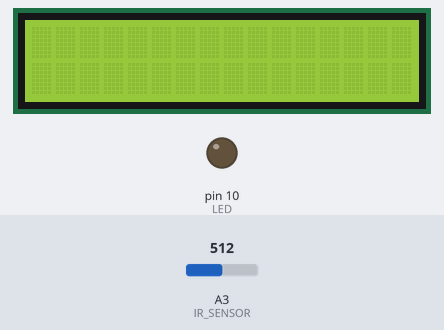
Simulated run of this sketch. Board: Arduino Uno, built with avr-gcc and run on an emulated ATmega328P. Parts: 16×2 character LCD, output pins drawn as LEDs (lit = HIGH). Inputs (shaded band) come from the test bench; at power-on: A3 (IR_SENSOR) = 512.

Above: at 1.2 s.
1.3 s: A3 (IR_SENSOR) set to 558
2.8 s: A3 (IR_SENSOR) set to 577
At 4.0 s:
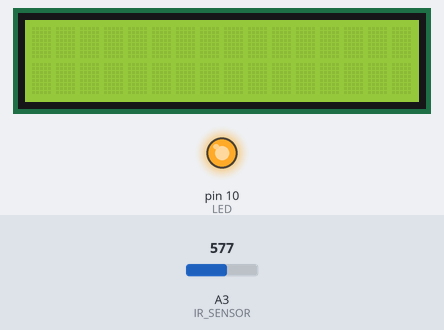
4.3 s: A3 (IR_SENSOR) set to 538
5.8 s: A3 (IR_SENSOR) set to 509
At 7.0 s:
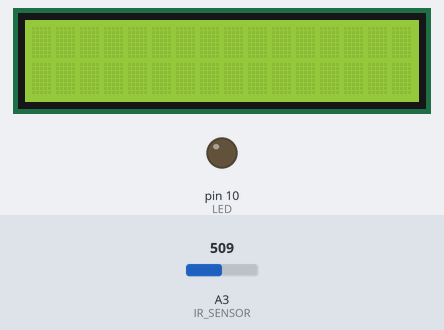
7.3 s: A3 (IR_SENSOR) set to 476
8.8 s: A3 (IR_SENSOR) set to 457
At 10.2 s:
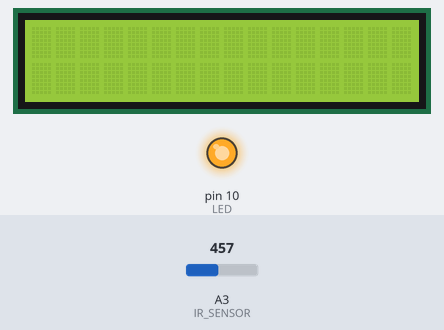
Timing chart, 0 to 11.3 s (numbered marks = the images above; inputs shaded):
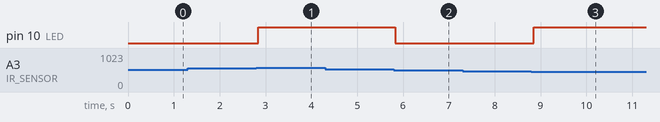

Measured:
- the behaviour switches between 566 and 567 on A3 (IR_SENSOR) (found by bisection; images 0 and 1)
- the behaviour switches between 521 and 520 on A3 (IR_SENSOR) (found by bisection; images 1 and 2)
- the behaviour switches between 465 and 464 on A3 (IR_SENSOR) (found by bisection; images 2 and 3)
- after the input at 1.3 s, every drawn part: stays the same
- after the input at 2.8 s, pin 10 (LED): LOW → HIGH at once
- after the input at 4.3 s, every drawn part: stays the same
- after the input at 5.8 s, pin 10 (LED): HIGH → LOW at once
- after the input at 7.3 s, every drawn part: stays the same
- after the input at 8.8 s, pin 10 (LED): LOW → HIGH after 0.05 s

The sketch:

IRCounterSuole3.ino
```cpp
// This scetch detects movement activity baced on IR sensor measurements


#define MAX_DISTANCE 30
#define MAX_COUNT    20
#define LED          10
#define IR_SENSOR     3
#define DELTA_CM     0.5  // 0.45 0.5 0.8
#define distMeasurementsAmmount 20

#include <LiquidCrystal.h> // lcd

LiquidCrystal lcd(8, 9, 4, 5, 6, 7);

int counter = 0;
int preCounter = 0;
int workPointCm = 0;

int pakageCounter = 0;
int availiableError = 0;
unsigned long int t_refresh_counter = 0;

bool state_LED = true;
float preIRAverageDist = 0.0;
float CurrentDist = 0.0;
int percentage = 0;
int iterator = 0;
int grade = 6;
int val_percentage = pow(2, (grade-1));


unsigned long int min_mil = 0;
unsigned long int max_mil = 0;


float IRAverageDist(int ammount = distMeasurementsAmmount) {
	float res = 0;
  for (int i = 0; i<ammount; i++) {
    delay(1);
    int k = analogRead(IR_SENSOR);
    res = res + k;
  }
  res = round(res / ammount);
	float volts = res*0.0048828125;  // value from sensor * (5/1024)
	float test_double_accuracy = 13*pow(volts, -1); // worked out from datasheet graph
	if (test_double_accuracy > MAX_DISTANCE)
	{
		test_double_accuracy = MAX_DISTANCE;
	}
  return test_double_accuracy;
}

int activityCounter(int pakageSize = 30, int persentage = 80) {

  if (millis() - t_refresh_counter > 10) {
    CurrentDist = IRAverageDist();

    if(percentage == 0)
    {
      percentage = 1;
    }

    t_refresh_counter = millis();
    if(abs(CurrentDist - preIRAverageDist) > DELTA_CM)
    {
      state_LED = 1 - state_LED;
      digitalWrite(LED, state_LED);
      preIRAverageDist = CurrentDist;
      return 2;
    }
    iterator++;
  }

  if(iterator >= grade)
  {
    iterator = 0;
    return 0;
  }

  return 1;
}

void setup() {
  Serial.begin(9600);

  pinMode(LED, OUTPUT);                                                                                              // мигаем

  lcd.begin(16, 2);
}

void loop() {
  percentage *= activityCounter();

  // unsigned long int temp_mil = millis();

  // max_mil = temp_mil;
 if(percentage >= val_percentage)
  {
  //   if((temp_mil - max_mil) > 100) // end of movement
  //   {
  //     // Serial.print("min_mil: ");
  //     // Serial.println(min_mil);

  //     Serial.print("max_mil: ");
  //     Serial.println(max_mil);

  //     Serial.println("_____________");
  //   }
  //   else
  //   {
  //     //max_mil = temp_mil;
  //   }

    Serial.println("_____________");

  }
}
```
